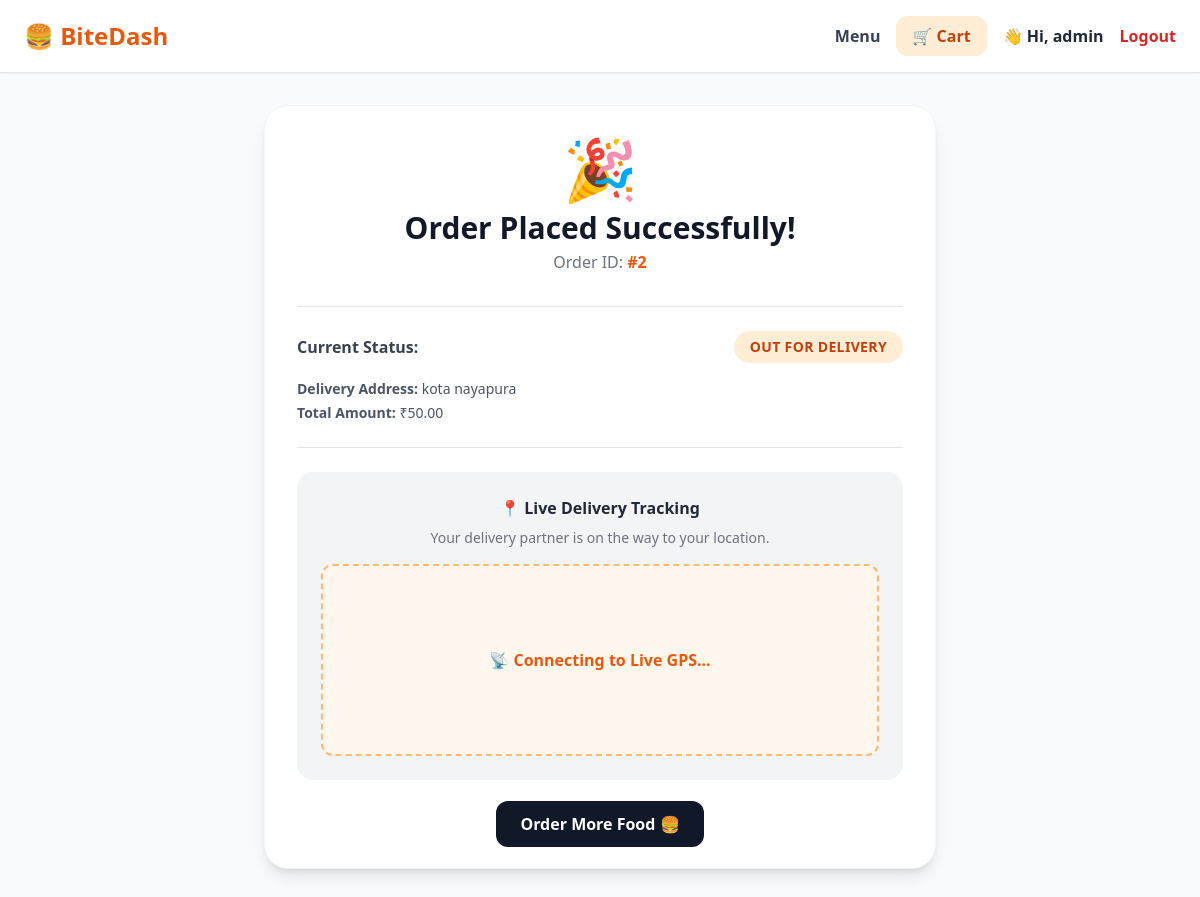
The app's page /track/2/ (signed in) with its own data.
### core/models.py (models this page shows, shortened)
class Order(models.Model):
    STATUS_CHOICES = (
        ('Placed', 'Order Placed'),
        ('Preparing', 'Preparing'),
        ('Out for Delivery', 'Out for Delivery'),
        ('Delivered', 'Delivered'),
    )
    user = models.ForeignKey(User, on_delete=models.CASCADE)
    total_price = models.DecimalField(max_digits=10, decimal_places=2)
    status = models.CharField(max_length=30, choices=STATUS_CHOICES, default='Placed')
    delivery_address = models.TextField()
    created_at = models.DateTimeField(auto_now_add=True)

### core/views.py (the view)
# urls.py: path('track/<int:order_id>/', views.order_success, name='order_success'), # Yeh track_order.html render karega
@login_required(login_url='/login/')
def order_success(request, order_id):
    order = get_object_or_404(Order, id=order_id, user=request.user)
    return render(request, 'core/track_order.html', {'order': order})

### core/templates/core/track_order.html (shortened to what this page needs)
{% extends 'core/base.html' %}
{% block content %}
<div class="max-w-2xl mx-auto bg-white rounded-3xl shadow-lg p-8 border border-gray-100">
    <div class="text-center">
        <div class="text-6xl mb-3">🎉</div>
        <h1 class="text-3xl font-extrabold text-gray-900">Order Placed Successfully!</h1>
        <p class="text-gray-500 mt-1">Order ID: <span class="font-bold text-orange-600">#{{ order.id }}</span></p>
    </div>
    <div class="mt-8 border-t border-b py-6 my-6">
        <div class="flex justify-between items-center mb-4">
            <span class="font-semibold text-gray-700">Current Status:</span>
            <span id="order-status" class="bg-orange-100 text-orange-700 px-4 py-1.5 rounded-full font-bold text-sm uppercase tracking-wide">{{ order.status }}</span>
        </div>
        <p class="text-gray-600 text-sm"><b>Delivery Address:</b> {{ order.delivery_address }}</p>
        <p class="text-gray-600 text-sm mt-1"><b>Total Amount:</b> ₹{{ order.total_price }}</p>
    </div>
    <div class="bg-gray-100 rounded-2xl p-6 text-center">
        <h3 class="font-bold text-gray-800 mb-2">📍 Live Delivery Tracking</h3>
        <p class="text-sm text-gray-500 mb-4">Your delivery partner is on the way to your location.</p>
        <div class="w-full h-48 bg-orange-50 rounded-xl flex items-center justify-center border-2 border-dashed border-orange-300">
            <span id="gps-signal" class="text-orange-600 font-bold animate-pulse">
                📡 Connecting to Live GPS...
            </span>
        </div>
    </div>
    <div class="mt-8 text-center">
        <a href="{% url 'menu' %}" class="bg-gray-900 text-white px-6 py-3 rounded-xl font-bold hover:bg-gray-800 transition">
            Order More Food 🍔
        </a>
    </div>
</div>
{% endblock %}

### core/templates/core/base.html (shortened to what this page needs)
<!DOCTYPE html>
<html lang="en">
<head>
    <script src="https://cdn.tailwindcss.com"></script>
</head>
<body class="bg-gray-50 min-h-screen">
    <nav class="bg-white shadow-sm border-b px-6 py-4 flex justify-between items-center">
        <a href="{% url 'menu' %}" class="text-2xl font-black text-orange-600">🍔 BiteDash</a>
        <div class="space-x-4 flex items-center">
            <a href="{% url 'menu' %}" class="text-gray-700 font-semibold hover:text-orange-600">Menu</a>
            <a href="{% url 'cart' %}" class="bg-orange-100 text-orange-700 px-4 py-2 rounded-xl font-bold hover:bg-orange-200 transition">🛒 Cart</a>
            {% if request.user.is_authenticated %}
                <span class="text-gray-800 font-bold">👋 Hi, {{ request.user.username }}</span>
                <a href="{% url 'logout' %}" class="text-red-600 font-bold hover:underline">Logout</a>
            {% else %}
                <a href="{% url 'login' %}" class="bg-orange-600 text-white px-4 py-2 rounded-xl font-bold hover:bg-orange-700 transition">Login</a>
                <a href="{% url 'signup' %}" class="text-gray-700 font-semibold">Sign Up</a>
            {% endif %}
        </div>
    </nav>
    <main class="py-8 px-4">
        {% block content %}
        {% endblock %}
    </main>
</body>
</html>

### records on screen
Order: id "2", status "OUT FOR DELIVERY", delivery_address "kota nayapura", total_price "50.00"

### other values on screen
{{ request.user.username }} "admin"
